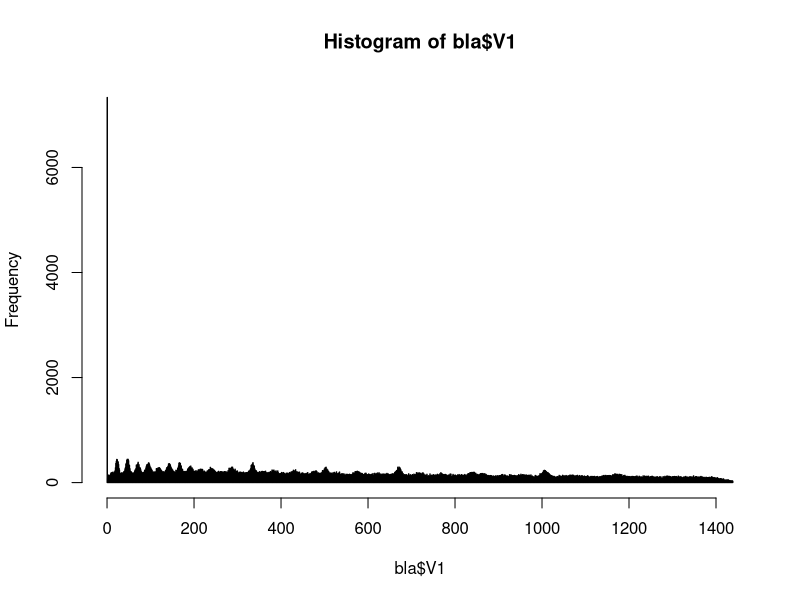
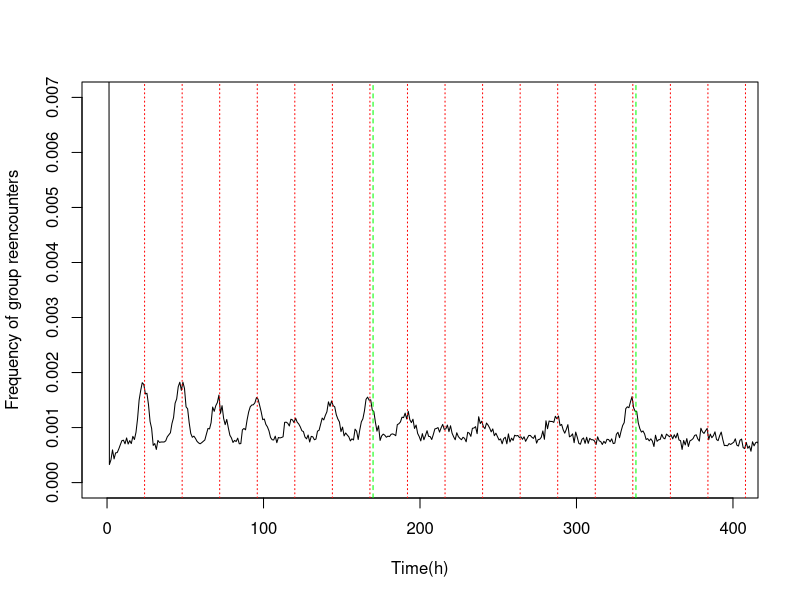

Generate these figures, in order, with R:
bla = read.csv("ict.csv",head=F)
a = hist(bla$V1,breaks = seq(0,max(bla$V1),by=1))
png("periodicity.png")
plot(a$mids,a$density,type="l",ylim = c(0,0.007),xlim = c(0,400), xlab = "Time(h)", ylab="Frequency of group reencounters")
abline(v=seq(24,720,by=24),lty=3,col="red",lwd=1)
abline(v=seq(7*24+2,720,by=7*24),lty=2,col="green",lwd=1)
dev.off()